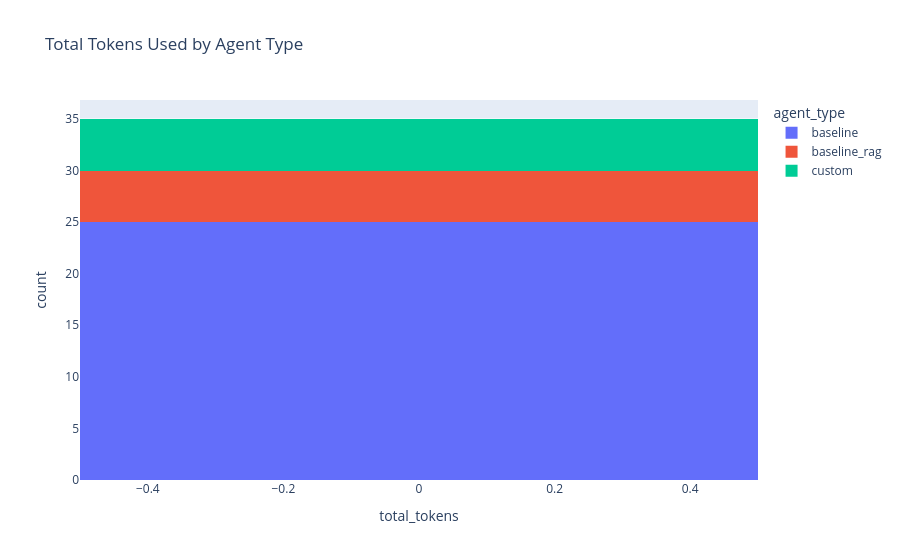

Write notebook code for a chart like this one.
### Code cell
px.histogram(data_frame=df_resource, x="total_tokens", color="agent_type", nbins=20, title="Total Tokens Used by Agent Type")

### Figure 1 — Plotly figure (JSON) as saved in the notebook; plotly's stock layout.template omitted (floating-point values rounded to 4 significant figures)
{"data": [{"bingroup": "x", "hovertemplate": "agent_type=baseline<br>total_tokens=%{x}<br>count=%{y}<extra></extra>", "legendgroup": "baseline", "marker": {"color": "#636efa", "pattern": {"shape": ""}}, "name": "baseline", "nbinsx": 20, "orientation": "v", "showlegend": true, "type": "histogram", "x": [0, 0, 0, 0, 0, 0, 0, 0, 0, 0, 0, 0, 0, 0, 0, 0, 0, 0, 0, 0, 0, 0, 0, 0, 0], "xaxis": "x", "yaxis": "y"}, {"bingroup": "x", "hovertemplate": "agent_type=baseline_rag<br>total_tokens=%{x}<br>count=%{y}<extra></extra>", "legendgroup": "baseline_rag", "marker": {"color": "#EF553B", "pattern": {"shape": ""}}, "name": "baseline_rag", "nbinsx": 20, "orientation": "v", "showlegend": true, "type": "histogram", "x": [0, 0, 0, 0, 0], "xaxis": "x", "yaxis": "y"}, {"bingroup": "x", "hovertemplate": "agent_type=custom<br>total_tokens=%{x}<br>count=%{y}<extra></extra>", "legendgroup": "custom", "marker": {"color": "#00cc96", "pattern": {"shape": ""}}, "name": "custom", "nbinsx": 20, "orientation": "v", "showlegend": true, "type": "histogram", "x": [0, 0, 0, 0, 0], "xaxis": "x", "yaxis": "y"}], "layout": {"barmode": "relative", "legend": {"title": {"text": "agent_type"}, "tracegroupgap": 0}, "title": {"text": "Total Tokens Used by Agent Type"}, "xaxis": {"anchor": "y", "domain": [0, 1], "title": {"text": "total_tokens"}}, "yaxis": {"anchor": "x", "domain": [0, 1], "title": {"text": "count"}}}}
